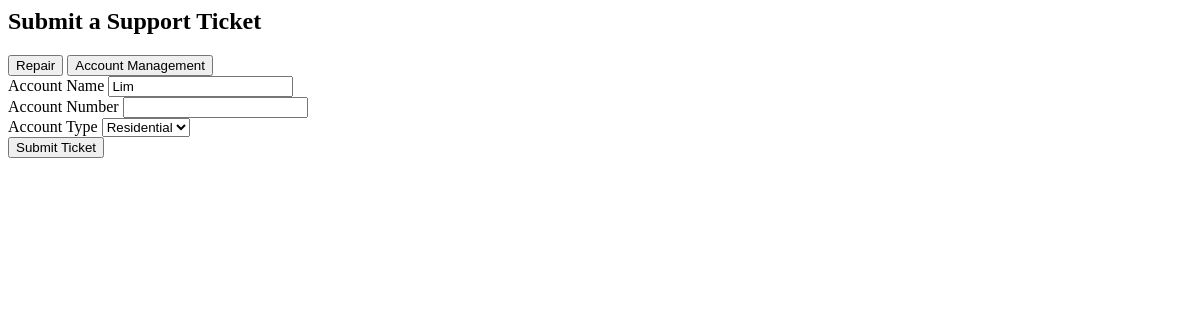
Before: /cx/support (signed in) with the older database file.
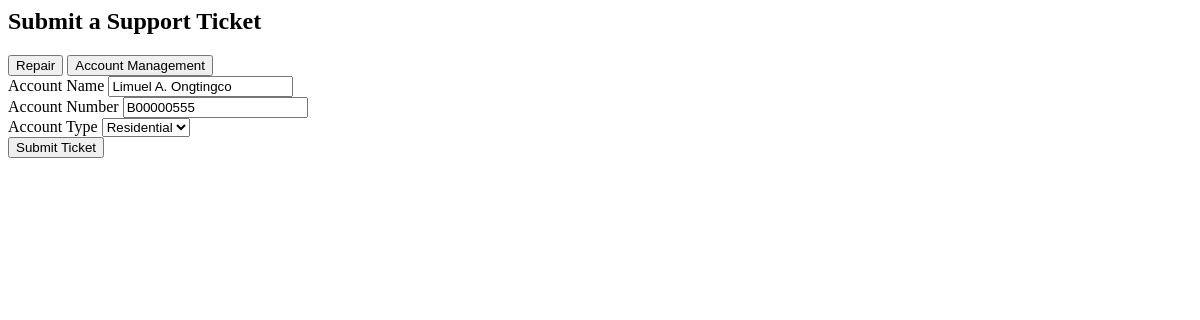
After: the same page with the newer database file.
### models.py (models this page shows, shortened)
class AdminUser(db.Model, UserMixin):
    id = db.Column(db.Integer, primary_key=True)
    email = db.Column(db.String(150), nullable=False)
    name = db.Column(db.String(100))
    password_hash = db.Column(db.String(255), nullable=False)
    avatar = db.Column(db.String(255))

class Cx(db.Model, UserMixin):
    id = db.Column(db.Integer, primary_key=True)
    email = db.Column(db.String(120), unique=True, nullable=False)
    password = db.Column(db.String(200), nullable=False)
    name = db.Column(db.String(120))
    avatar = db.Column(db.String(255), default='default.png')
    role = db.Column(db.String(10), nullable=False, default='customer')
    account_status = db.Column(db.String(20), default='Active')
    contact = db.Column(db.String(50))
    account_number = db.Column(db.String(50))
    internet_plan = db.Column(db.String(50))
    is_verified = db.Column(db.Boolean, default=False)  # ✅ NEW
    first_name = db.Column(db.String(50))
    middle_name = db.Column(db.String(50))
    middle_initial = db.Column(db.String(50))
    surname = db.Column(db.String(50))
    extension_name = db.Column(db.String(50))
    birthdate = db.Column(db.Date)
    gender = db.Column(db.String(20))
    location_country = db.Column(db.String(50))
    location_region = db.Column(db.String(50))
    location_province = db.Column(db.String(50))
    location_city = db.Column(db.String(50))
    location_barangay = db.Column(db.String(50))
    location_zip = db.Column(db.String(20))
    location_street = db.Column(db.String(100))
    payment_proofs = db.relationship('PaymentProof', back_populates='cx', lazy=True)
    requests = db.relationship('CxRequest', back_populates='cx', lazy=True)
    soa_files = db.relationship('SOA', back_populates='cx', lazy=True)
    notifications = db.relationship('Notification', back_populates='cx', lazy=True)
    login_logs = db.relationship('CxLoginLog', back_populates='cx', lazy=True)

### app.py (the view)
@app.route('/cx/support')
@login_required
def cx_support():
    return render_template('cx/support.html')

### app.py (called while the page is built)
@login_manager.user_loader
def load_user(user_id):
    user_type = session.get('user_type')
    if user_type == 'admin':
        return AdminUser.query.get(int(user_id))
    else:
        return Cx.query.get(int(user_id))  # Cx model for customers

### templates/cx/support.html (shortened to what this page needs)
<div class="support-page">
    <h2>Submit a Support Ticket</h2>
    <div class="toggle-options">
        <button type="button" onclick="showForm('repair')">Repair</button>
        <button type="button" onclick="showForm('account')">Account Management</button>
    </div>
    <form method="POST" action="{{ url_for('submit_support') }}" onsubmit="return validateFormType();">
        <div class="form-group">
            <label>Account Name</label>
            <input type="text" name="account_name" value="{{ current_user.name }}" readonly>
        </div>
        <div class="form-group">
            <label>Account Number</label>
            <input type="text" name="account_number" value="{{ current_user.account_number }}" readonly>
        </div>
        <div class="form-group">
            <label>Account Type</label>
            <select name="account_type" required>
                <option value="Residential">Residential</option>
            </select>
        </div>
        <button type="submit" class="submit-btn">Submit Ticket</button>
    </form>
</div>

Changed rows visible on the page:
no longer on this page (row edited): AdminUser: account_name "Lim"
now on this page (row edited): Cx: account_name "Limuel A. Ongtingco", account_number "B00000555"
